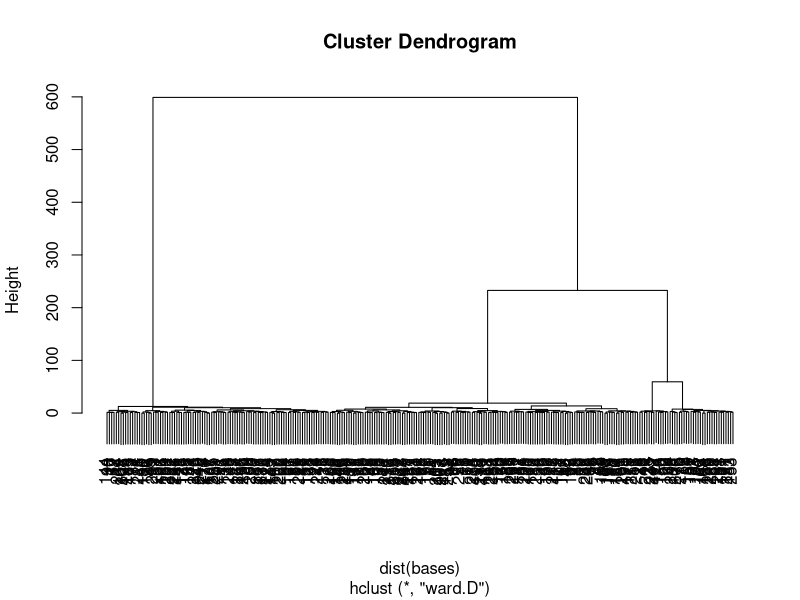
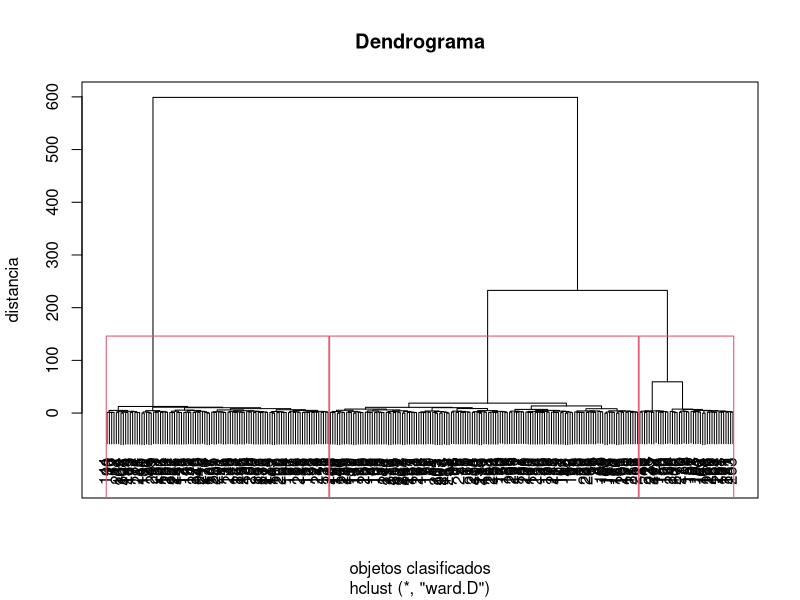
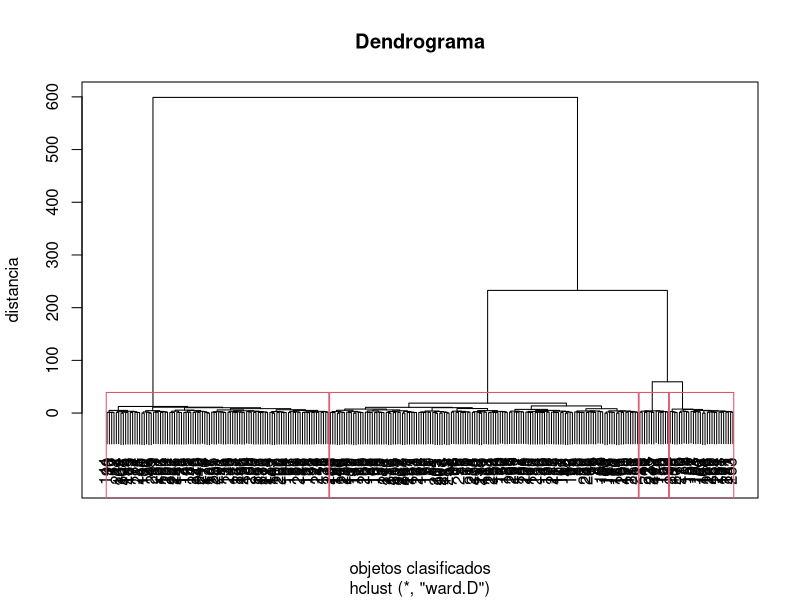
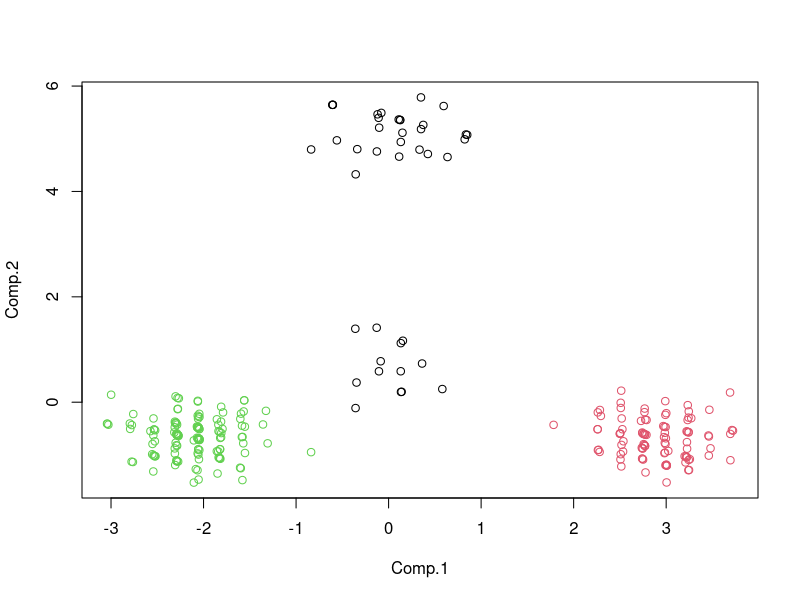
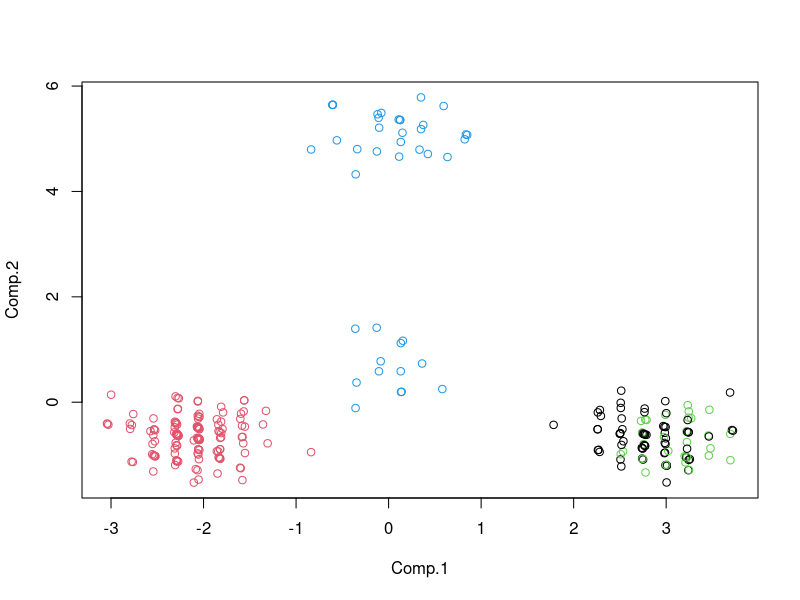
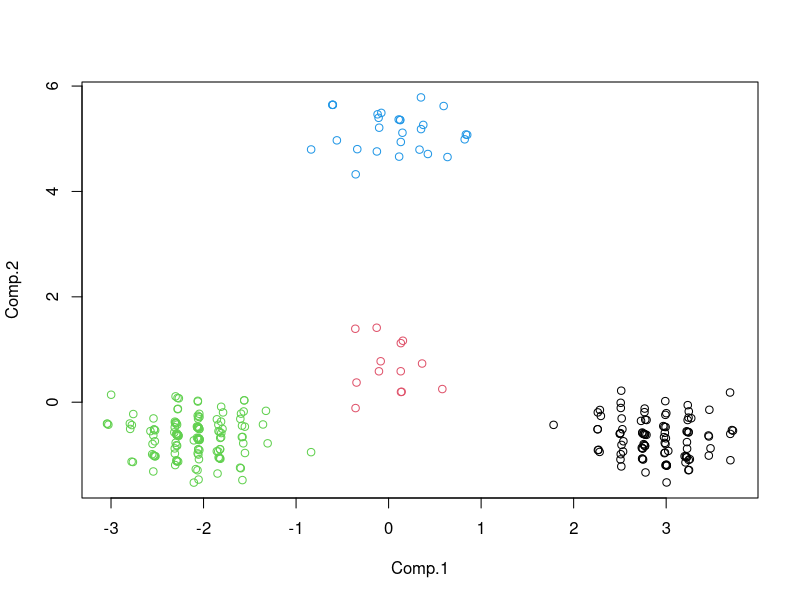
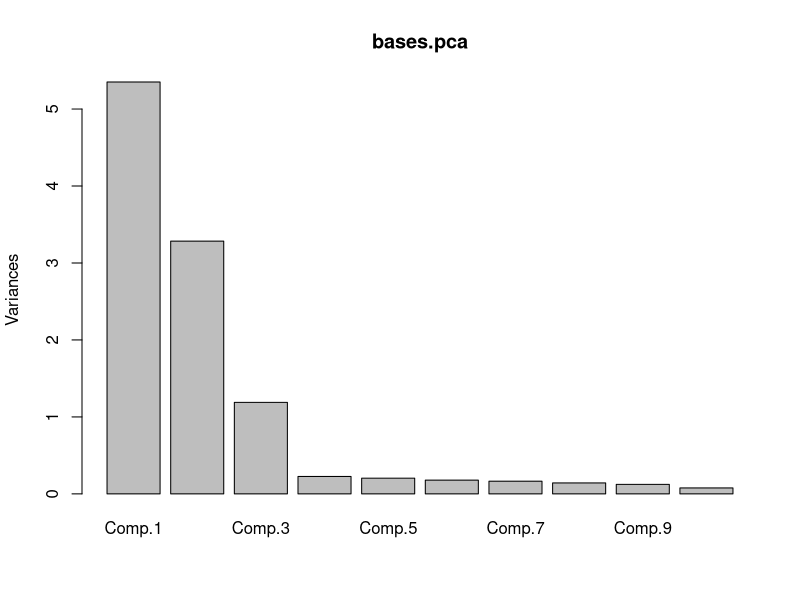
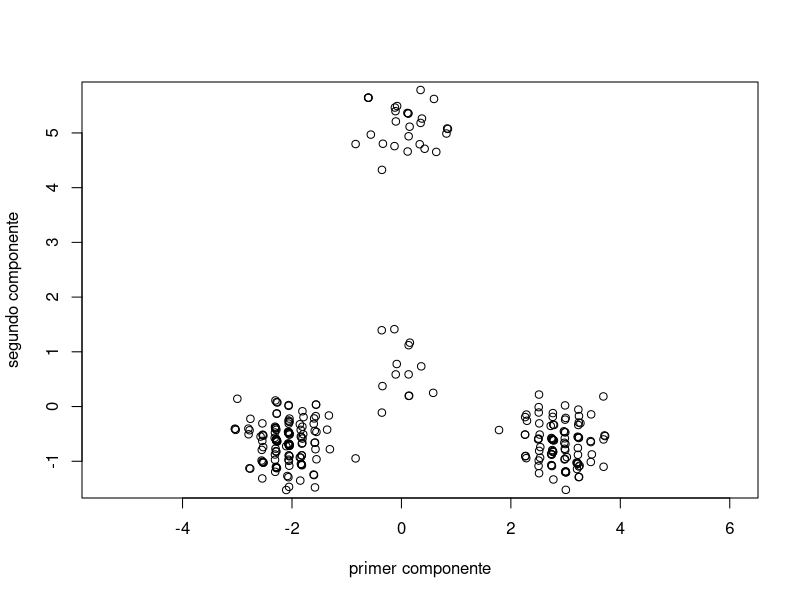

These charts were generated, in order, by the following R code: (Note: this script raises an error after producing the figures.)

#lecutra de datos
getwd()
#"hospital/hospital.txt"
kchospital <- read.table('hospital/hospital.txt', header=T)
#"../hospital/hospital.prefs.txt"
kcprefs <- read.table("hospital/hospital.prefs.txt", header=T)
names(kchospital)
head(kchospital)
names(kcprefs)
#Selección bases
bases <- kchospital[,c(10:20)]
names(bases)

#Aglomeración jerárquica
library(cluster)
bases.hclust<-hclust(dist(bases), method="ward")
plot(bases.hclust)

plot(bases.hclust, main="Dendrograma",ylab="distancia",xlab="objetos clasificados",frame.plot=TRUE)
rect.hclust(bases.hclust, k=3, border=2)

plot(bases.hclust, main="Dendrograma",ylab="distancia",xlab="objetos clasificados",frame.plot=TRUE)
rect.hclust(bases.hclust, k=4, border=2)
#partición
bases.kmeans3<-kmeans(bases, 3)

#Visualización del resultado

library(MASS)
bases.pca<-princomp(bases, cor=T)
bases.puntos<-predict(bases.pca)
plot(bases.puntos[,1:2], col=bases.kmeans3$cluster)
#repetimos con 4 grupos
bases.kmeans4<-kmeans(bases, 4)
plot(bases.puntos[,1:2], col=bases.kmeans4$cluster)
centros4<-tapply(as.matrix(bases), list(rep(cutree(bases.hclust, 4), ncol(as.matrix(bases))),col(as.matrix(bases))),mean)
options(digits=3)
centros4
bases.kmeans4<-kmeans(bases, centros4)
plot(bases.puntos[,1:2], col=bases.kmeans4$cluster)

##¿Existe correlación entre las variables? Cambio de variables o construcción de las nuevas bases de segmentación

cor(bases)

library(MASS)
bases.pca<-princomp(bases, cor=T)
summary(bases.pca)
bases.pca
bases.puntos<-predict(bases.pca)
bases.pca$loadings
screeplot(bases.pca)
bases.puntos<-predict(bases.pca)
eqscplot(bases.puntos, xlab="primer componente", ylab="segundo componente")


kchospital$PC1<-bases.puntos[,1]
kchospital$PC2<-bases.puntos[,2]
kchospital$PC3<-bases.puntos[,3]

#Repetimos el proceso con las nuevas bases de segmentación

bases.puntos.hclust<-hclust(dist(bases.puntos[,1:3]), method="ward")
plot(bases.puntos.hclust)

cutree(bases.puntos.hclust, 4)

bases.puntos3<-bases.puntos[,1:3]
head(bases.puntos3)

plot(bases.puntos.hclust, main="Dendrograma PCA",labels=FALSE,ylab="distancia",xlab="objetos clasificados",frame.plot=TRUE)
rect.hclust(bases.puntos.hclust, k=4, border=2)

?kmeans
bases.puntos.kmeans<-kmeans(bases.puntos3, 4)
bases.puntos.kmeans$cluster

plot(bases.puntos[,1:2], col=bases.puntos.kmeans$cluster)
points(bases.puntos.kmeans$centers, col=1:2,pch=8)

##¿Podemos mejorar la partición utilizando los centros iniciales proporcionados por el algoritmo de aglomeración jerárquica?

centros.puntos4<-tapply(bases.puntos3, list(rep(cutree(bases.puntos.hclust, 4),ncol(bases.puntos3)),col(bases.puntos3)),mean)
centros.puntos4

bases.puntos.kmeans4.c<-kmeans(bases.puntos3, centros.puntos4)

plot(bases.puntos[,1:2], col=bases.puntos.kmeans4.c$cluster)
points(bases.puntos.kmeans4.c$centers,col=1:2, pch=8)

#Procedimiento paquete cluster
library(cluster)
bases.cluster<-clara(bases, 2, metric="euclidean")
plot(bases.cluster)
clusplot(bases.cluster)

bases.cluster3<-clara(bases, 3, metric="euclidean")
bases.cluster4<-clara(bases, 4, metric="euclidean")
bases.cluster5<-clara(bases, 5, metric="euclidean")

names(bases.cluster)
bases.cluster$silinfo$avg.width
bases.cluster3$silinfo$avg.width
bases.cluster4$silinfo$avg.width
bases.cluster5$silinfo$avg.width

#con componentes principales

bases.puntos.cluster<-clara(bases.puntos[,1:3],2,metric="euclidean")

bases.puntos.cluster3<-clara(bases.puntos[,1:3],3,metric="euclidean")

bases.puntos.cluster4<-clara(bases.puntos[,1:3],4,metric="euclidean")

bases.puntos.cluster5<-clara(bases.puntos[,1:3],5,metric="euclidean")

clusplot(bases.puntos.cluster)
clusplot(bases.puntos.cluster3)
clusplot(bases.puntos.cluster4)
clusplot(bases.puntos.cluster5)

bases.puntos.cluster$silinfo$avg.width
bases.puntos.cluster3$silinfo$avg.width
bases.puntos.cluster4$silinfo$avg.width
bases.puntos.cluster5$silinfo$avg.width

kchospital$clusterpca<-bases.puntos.cluster4$clustering

plot(bases.puntos[,1:2], col=bases.cluster4$clustering)
plot(bases.puntos[,1:2], col=bases.puntos.cluster4$clustering)

plot(bases.puntos[,1:2], col=bases.cluster3$clustering)
plot(bases.puntos[,1:2], col=bases.puntos.cluster3$clustering)


write.table(kchospital, "kcclas.dat", quote = FALSE, sep = ",", row.names=F)

#identificación  segmentos

names(kchospital)

library(plyr)
library(dplyr)
descriptores<-kchospital[,c(43:47)]
head(descriptores) 

class(descriptores$SEXO)
descriptores$SEXO<-as.factor(descriptores$SEXO)
summary(descriptores$SEXO)

class(descriptores$ESTADOMA)
descriptores$ESTADOMA<-as.factor(descriptores$ESTADOMA)
summary(descriptores$ESTADOMA)

class(descriptores$EDAD)
descriptores$EDAD<-as.factor(descriptores$EDAD)
summary(descriptores$EDAD)

class(descriptores$NIVELEDU)
descriptores$NIVELEDU<-as.factor(descriptores$NIVELEDU)
summary(descriptores$NIVELEDU)

class(descriptores$INGRESOS)
descriptores$INGRESOS<-as.factor(descriptores$INGRESOS)
summary(descriptores$INGRESOS)

descriptores$SEXO <- revalue(descriptores$SEXO, c("0" ="Mujer", "1" = "Hombre"))
descriptores$ESTADOMA <- revalue(descriptores$ESTADOMA, c("0" ="Casado", "10"="Soltero", "1" = "Otro"))
descriptores$EDAD <- revalue(descriptores$EDAD, c("0" ="<=25 años", "1"="55+", "10"="41-55", "100" = "26-40"))
descriptores$NIVELEDU <- revalue(descriptores$NIVELEDU, c("0" ="ESO", "1"="Graduado Univ.", "10"="Bachillerato +", "100" = "Bachillerato"))
descriptores$INGRESOS <- revalue(descriptores$INGRESOS, c("0" ="<=$100000", "1"="$60000+", "10"="$40001-60000", "100" = "$30001-40000", "1000"="$20001-30000", "10000"= "$10001-20000"))

#Mostrar datos según segmento
#descriptores %>%
#  group_by(bases.puntos.cluster4$clustering) %>% #no es necesario especificar los descriptores
#  summarize(Sexo= mean(SEXO), Estado.Marital = mean(ESTADOMA), Edad = mean(EDAD), Nivel.Educativo = mean(NIVELEDU), N = length(descriptores))

options(digits=3)
descritores.tabla.sexo<-t(prop.table(table(bases.puntos.cluster4$clustering, descriptores$SEXO)))
t(prop.table(table(bases.puntos.cluster4$clustering, descriptores$ESTADOMA)))
t(prop.table(table(bases.puntos.cluster4$clustering, descriptores$EDAD)))
t(prop.table(table(bases.puntos.cluster4$clustering, descriptores$NIVELEDU)))
t(prop.table(table(bases.puntos.cluster4$clustering, descriptores$INGRESOS)))
library(xtable)
xtabs(bases.puntos.cluster4$clustering, descriptores$ESTADOMA)

# Revisar, no funciona
descriptores.tabla <-rbind(c(
  t(prop.table(table(bases.puntos.cluster4$clustering, descriptores$SEXO))),
  t(prop.table(table(bases.puntos.cluster4$clustering, descriptores$ESTADOMA))),
  t(prop.table(table(bases.puntos.cluster4$clustering, descriptores$EDAD))),
  t(prop.table(table(bases.puntos.cluster4$clustering, descriptores$NIVELEDU))),
  t(prop.table(table(bases.puntos.cluster4$clustering, descriptores$INGRESOS)))
  )
  )
descriptores.tabla

descriptores.tabla<- list( 
t(prop.table(table(bases.puntos.cluster4$clustering, descriptores$SEXO))),
t(prop.table(table(bases.puntos.cluster4$clustering, descriptores$ESTADOMA))),
t(prop.table(table(bases.puntos.cluster4$clustering, descriptores$EDAD))),
t(prop.table(table(bases.puntos.cluster4$clustering, descriptores$NIVELEDU))),
t(prop.table(table(bases.puntos.cluster4$clustering, descriptores$INGRESOS)))
)
descriptores.tabla[2]
do.call(rbind, descriptores.tabla)

library(DiagrammeR)
diagrama.causalidad <-DiagrammeR("
  graph BT;
    Cuidado.especializado --> Ventaja.competitiva;
    Ventaja.competitiva --> Reconocimiento;
    Reconocimiento -->Preferencia;
    Preferencia --> Tasa.de.ocupacion;
    Tasa.de.ocupacion--> Beneficio;
")
diagrama.causalidad

names(kchospital)
hospital.utilizado <- kchospital[,c(2:10)]
str(hospital.utilizado)
hospital.utilizado %>%
summarize(Kc= sum(KCMATER), B = sum(HB), C = sum(HC), D = sum(HD))
